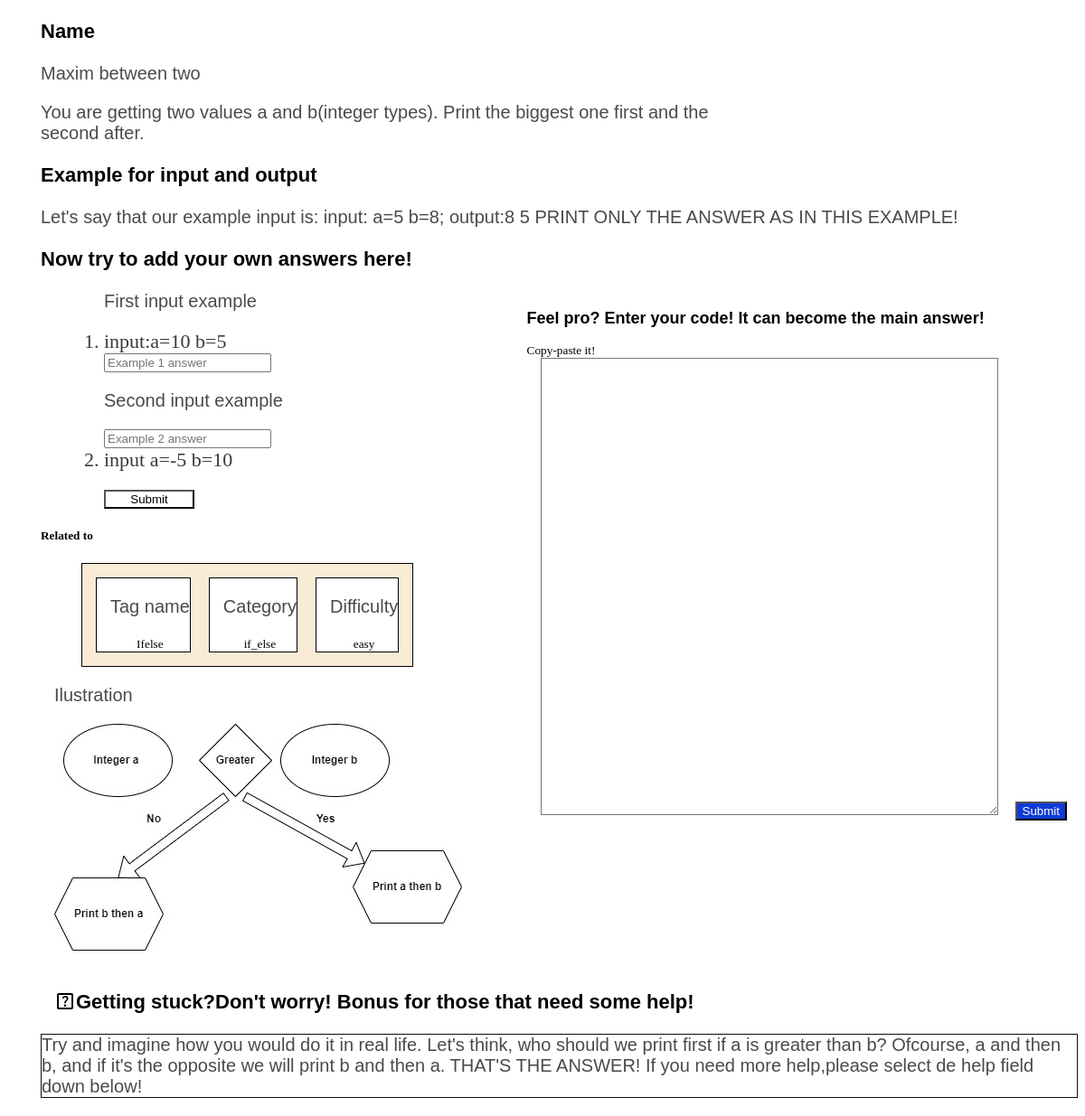
The page /exercise/5ed77a1cdb5d4700b8358cf4d8142a61/ on the database its author committed.
### users_app/models.py (models this page shows, shortened)
class Exercise(models.Model):
    level=models.CharField(default='Beginners',max_length=10,blank=True)
    owner = models.ManyToManyField(Profile,blank=True)
    Name=models.CharField(default="NONE",max_length=50)
    description=models.TextField(default="NONE",max_length=1000)
    dificulty = models.CharField(max_length=10)
    category=models.CharField(max_length=20)
    number=models.IntegerField()
    id = models.UUIDField(default=uuid.uuid4,unique=True,primary_key=True,editable=False)
    Default=models.TextField(max_length=500,default="None")
    Exemple1=models.TextField(max_length=500,default="None")
    Exemple2=models.TextField(max_length=500,default="None")
    tag_name = models.CharField(max_length=10,default="None")
    Answer1default=models.TextField(max_length=200,default="NONE")
    Answer2default=models.TextField(max_length=200,default="NONE")
    Help=models.TextField(max_length=500,default='NONE')
    Code=models.TextField(max_length=5000,default="NONE")
    Image = models.ImageField(null=True,blank=True ,upload_to='ex_easy/',default='profiles/default_profile.png' )

### users_app/views.py (the view)
# urls.py: path("exercise/<str:pk>/",views.exercise,name="exercise_id"),
def exercise(request,pk):
    ex=Exercise.objects.get(id=pk)
    return render(request,"exercise_id.html",{"ex":ex})

### users_app/templates/exercise_id.html (shortened to what this page needs)
{% load static %}
<!DOCTYPE html>
<html lang="en">
<head>
</head>
<body>
    <h3>Name</h3>
    <p>{{ex.Name}}</p>
    <p id="description_problem" >{{ex.description}}</p>
    <h3>Example for input and output</h3>
    <p>{{ex.Default}}</p>
    <h3>Now try to add your own answers here!</h3>
    <form action="{% url 'solve' pk=ex.id  pk2=request.user.id %}" method="POST">
        <ol>
        <p>First input example</p>
        <li>{{ex.Exemple1}}</li>
        <input type="text" placeholder="Example 1 answer" name="ex1">
        <p>Second input example</p>
        <input type="text" placeholder="Example 2 answer" name="ex2">
        <li>{{ex.Exemple2}}</li>
        <input id="subm" type="submit" placeholder="submit">
    </ol>
    </form>
    <h5>Related to</h5>
    <ol>
        <div id="tags">
            <div class="tag" >
                <p>Tag name </p>
                <small>{{ex.tag_name}}</small>
            </div>
            <div class="tag" >
                <p>Category </p>
                <small>{{ex.category}}</small>
            </div>
            <div class="tag" >
                <p>Difficulty </p>
                <small>{{ex.dificulty}}</small>
            </div>
        </div>
    </ol>
    <div id="code" >
            <h2>Feel pro? Enter your code! It can become the main answer!</h2>
            <small>Copy-paste it!</small>
        <form  action="">
            <textarea name="" id="submit_code" cols="30" rows="10"></textarea>
            <input id="submbtn" type="submit" placeholder="Submit!">
        </form>
    </div>
    <div id="ILUSTRATION" >
        <p>Ilustration</p>
        <img  src="{{ ex.Image.url }}" alt="">
    </div>
    <h3 id="helper_title" >
         Getting stuck?Don't worry! Bonus for those that need some help!  </h3>
    <p id="helper" > {{ex.Help}}</p>
</body>
</html>

### users_app/templates/exercise_id.html (style rules this page uses)
* { width: fit-content; height: fit-content; z-index: 0; margin-left: 15px; }
#subm { background-color: transparent; color: rgb(0, 0, 0); width: 100px; margin-top: 20px; }
#tags { position: relative; display: flex; text-align: center; margin: 5px; padding: 5px; border: 1px solid black; width: fit-content; background-color: antiquewhite; }
.tag { margin: 10px; border: 1px solid black; background-color: white; }
p { font-size: 20px; font-family:'Franklin Gothic Medium', 'Arial Narrow', Arial, sans-serif; color: rgb(75, 74, 74); }
h3 { font-family:Arial, Helvetica, sans-serif; font-size: 22px; color: black; }
li { font-size: 22px; color: rgb(57, 57, 58); width: 500px; }
#helper { width: fit-content; height: fit-content; border: 1px solid #0c0c0c; background-color: #ffffff; }
#helper_title { display: flex; margin-top: 40px; }
#code { position: absolute; right:0; top: 0; left: 0; bottom: 0; margin: auto; margin-right: 20px; }
h3 { width: fit-content; margin-right: 0px; }
#submit_code { width: 500px; height: 500px; background-color: rgb(255, 255, 255); bottom: 0; color: rgb(0, 0, 0); text-align: center; }
#submbtn { position: relative; color: white; background-color: rgb(16, 59, 214); bottom: 0; }
#code>h2 { font-family:'Franklin Gothic Medium', 'Arial Narrow', Arial, sans-serif; font-size: 18px; }
#ILUSTRATION { position: relative; text-align: center; left: 0; right: 0; bottom: 0; top: 0; }
#description_problem { width: 800px; }

### rows shown on the page
Exercise: Name "Maxim between two", description "You are getting two values a and b(integer types). Print the biggest one first and the second after.", Default "Let's say that our example input is: input: a=5 b=8; output:8 5 PRINT ONLY THE ANSWER AS IN THIS EXAMPLE!", Exemple1 "input:a=10 b=5", Exemple2 "input a=-5 b=10", tag_name "Ifelse", category "if_else", dificulty "easy", Image (picture), Help "Try and imagine how you would do it in real life. Let's think, who should we print first if a is greater than b? Ofcourse, a and then b, and if it's the opposite we will print b and then a. THAT'S THE ANSWER! If you need more help,please select de help field down below!"
